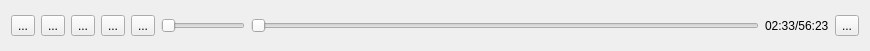
<?xml version="1.0" encoding="UTF-8"?>
<ui version="4.0">
 <class>Form</class>
 <widget class="QWidget" name="Form">
  <property name="geometry">
   <rect>
    <x>0</x>
    <y>0</y>
    <width>870</width>
    <height>51</height>
   </rect>
  </property>
  <property name="minimumSize">
   <size>
    <width>0</width>
    <height>51</height>
   </size>
  </property>
  <property name="maximumSize">
   <size>
    <width>16777215</width>
    <height>51</height>
   </size>
  </property>
  <property name="windowTitle">
   <string>Form</string>
  </property>
  <layout class="QHBoxLayout" name="horizontalLayout_2">
   <item>
    <layout class="QHBoxLayout" name="horizontalLayout">
     <item>
      <widget class="QToolButton" name="rewind_toolbutton">
       <property name="minimumSize">
        <size>
         <width>0</width>
         <height>0</height>
        </size>
       </property>
       <property name="maximumSize">
        <size>
         <width>25</width>
         <height>16777215</height>
        </size>
       </property>
       <property name="text">
        <string>...</string>
       </property>
      </widget>
     </item>
     <item>
      <widget class="QToolButton" name="play_pause_toolbutton">
       <property name="text">
        <string>...</string>
       </property>
      </widget>
     </item>
     <item>
         <widget name="stop_toolbutton" class="QToolButton">
             <property name="text">
                 <string>...</string>
             </property>
         </widget>
     </item>
        <item>
            <widget class="QToolButton" name="forward_toolbutton">
                <property name="text">
                    <string>...</string>
                </property>
            </widget>
        </item>
     <item>
      <widget class="QToolButton" name="volume_toolbutton">
       <property name="text">
        <string>...</string>
       </property>
      </widget>
     </item>
     <item>
      <widget class="QSlider" name="volume_slider">
       <property name="sizePolicy">
        <sizepolicy hsizetype="Maximum" vsizetype="Fixed">
         <horstretch>0</horstretch>
         <verstretch>0</verstretch>
        </sizepolicy>
       </property>
       <property name="maximumSize">
        <size>
         <width>90909</width>
         <height>16777</height>
        </size>
       </property>
       <property name="orientation">
        <enum>Qt::Horizontal</enum>
       </property>
      </widget>
     </item>
     <item>
      <widget class="QSlider" name="slider">
       <property name="orientation">
        <enum>Qt::Horizontal</enum>
       </property>
      </widget>
     </item>
     <item>
      <widget class="QLabel" name="length_label">
       <property name="maximumSize">
        <size>
         <width>100</width>
         <height>16777215</height>
        </size>
       </property>
       <property name="text">
        <string>02:33/56:23</string>
       </property>
      </widget>
     </item>
        <item>
            <widget name="fullscreen_toolbutton" class="QToolButton">
                <property name="text">
                    <string>...</string>
                </property>
            </widget>
        </item>
    </layout>
   </item>
  </layout>
 </widget>
 <resources/>
 <connections/>
</ui>
